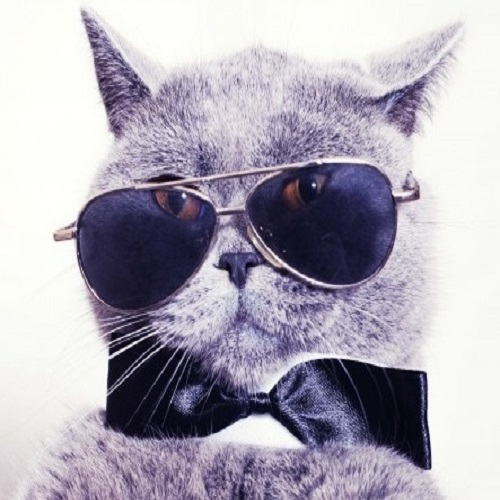
%> input picture A1/coolcat.jpg, 500 x 500 px
$ octave A1.m   (GNU Octave 9; MATLAB toolbox functions it lacks are replaced by stand-ins)
%> lines starting %> are read from the running program, lines starting %| are printed output that depends on the picture

%%% CMPT 412: Assignment #1 %%%
%%% Alec Pershick 301190478 %%%

image = imread('coolcat.jpg');
%> image is the input picture: size 500x500x3 uint8; mean R, G, B 174.6, 170.1, 182.5
% image=zeros(6,6,3); a(:,:,1)=magic(6); a(:,:,2)=magic(6)'; a(:,:,3)=ones(6)/2; a=a/max(a(:));
figure()
subplot(1,2,1);
imshow(image); % Original image
% shrink(image);
zoom(image);
% [7 lines of commented-out code are left out]
% [6 lines left out: function subsample, not called in this run]

% return an image rotated by 90 degrees clockwise
% [6 lines left out: function myrotate, not called in this run]

% return an image that is reflected about the vertical axis
% [5 lines left out: function reflect, not called in this run]

% return an image that is scaled to be darker by �fraction�
% [6 lines left out: function dim, not called in this run]

% take the square root of each colour channel and then
% rescale so that the image uses the full [0,1] intensity range.
% This is just an arbitrary modification--- the resulting image
% [10 lines left out: function contrast_compress, not called in this run]

% Makes the image half as large in both height and width. Each pixel should be the
% average of 4 pixels. Assume input image has even number of rows/columns.
% [11 lines left out: function shrink, not called in this run]

% Makes the image twice as large in both height and width. Each pixel in the input
%image is replicated to become 4 pixels in the output image.
function zoom(image)
    oldSize = size(image);
%> oldSize = [500 500 3]
    newSize = oldSize(1) * 2;
%> newSize = 1000
    newImage = zeros(newSize,newSize,3);
    newImage((1:2:end),(1:2:end),1) = image(:,:,1);
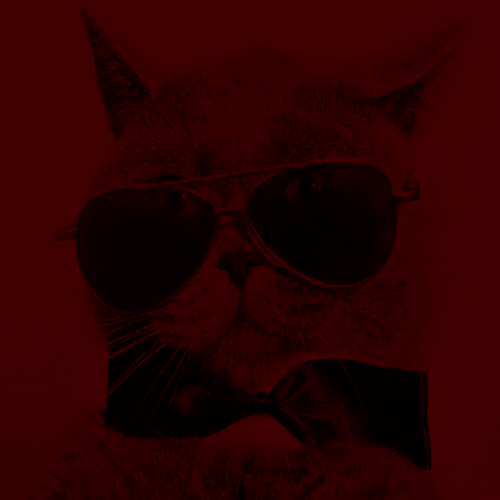
%> newImage: size 1000x1000x3 double (shown at 1/2 size); mean R, G, B 43.7, 0, 0
    newImage((2:2:end),(2:2:end),2) = image(:,:,2);
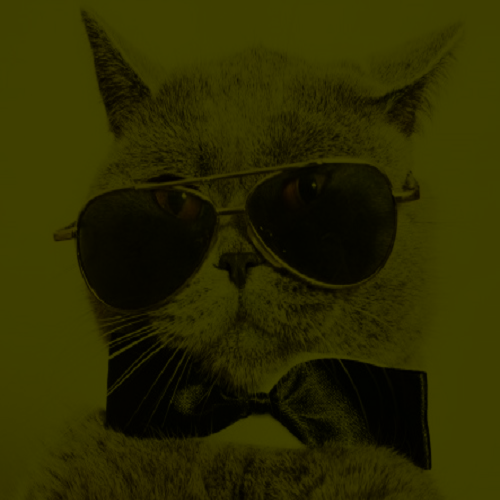
%> newImage: size 1000x1000x3 double (shown at 1/2 size); mean R, G, B 43.7, 42.5, 0
    newImage((2:2:end),(2:2:end),3) = image(:,:,3);
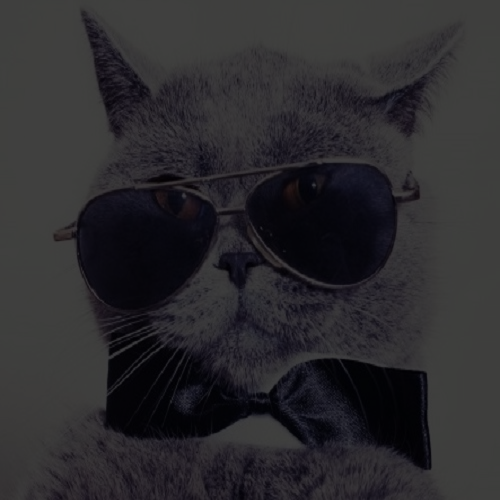
%> newImage: size 1000x1000x3 double (shown at 1/2 size); mean R, G, B 43.7, 42.5, 45.6
    subplot(1,2,2);
    imshow(newImage);
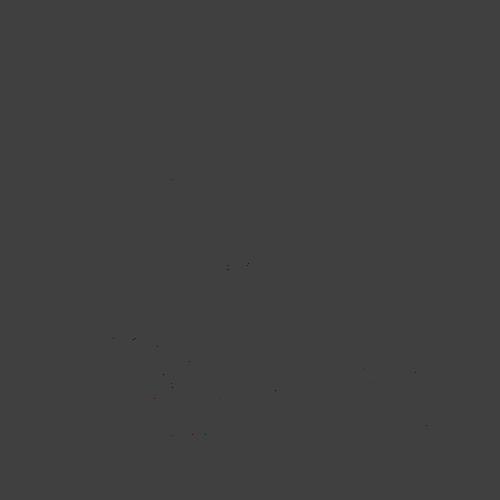
%> displayed picture: size 1000x1000x3, on the screen's scale of 0 to 255 (shown at 1/2 size); mean R, G, B 63.7, 63.7, 63.8
    size(newImage)
%> ans = [1000 1000 3]
    newImage
end
